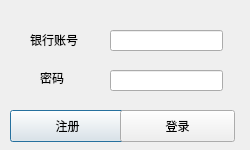
<?xml version="1.0" encoding="UTF-8"?>
<ui version="4.0">
 <class>login</class>
 <widget class="QDialog" name="login">
  <property name="geometry">
   <rect>
    <x>0</x>
    <y>0</y>
    <width>250</width>
    <height>150</height>
   </rect>
  </property>
  <property name="windowTitle">
   <string>Dialog</string>
  </property>
  <widget class="QLineEdit" name="name">
   <property name="geometry">
    <rect>
     <x>110</x>
     <y>30</y>
     <width>113</width>
     <height>21</height>
    </rect>
   </property>
   <property name="maxLength">
    <number>4</number>
   </property>
   <property name="clearButtonEnabled">
    <bool>true</bool>
   </property>
  </widget>
  <widget class="QLineEdit" name="password">
   <property name="geometry">
    <rect>
     <x>110</x>
     <y>70</y>
     <width>113</width>
     <height>21</height>
    </rect>
   </property>
   <property name="maxLength">
    <number>6</number>
   </property>
   <property name="frame">
    <bool>true</bool>
   </property>
   <property name="echoMode">
    <enum>QLineEdit::Password</enum>
   </property>
   <property name="clearButtonEnabled">
    <bool>true</bool>
   </property>
  </widget>
  <widget class="QLabel" name="label">
   <property name="geometry">
    <rect>
     <x>30</x>
     <y>30</y>
     <width>91</width>
     <height>20</height>
    </rect>
   </property>
   <property name="text">
    <string>银行账号</string>
   </property>
  </widget>
  <widget class="QLabel" name="label_2">
   <property name="geometry">
    <rect>
     <x>40</x>
     <y>70</y>
     <width>59</width>
     <height>16</height>
    </rect>
   </property>
   <property name="text">
    <string>密码</string>
   </property>
  </widget>
  <widget class="QPushButton" name="pushButton">
   <property name="geometry">
    <rect>
     <x>10</x>
     <y>110</y>
     <width>115</width>
     <height>32</height>
    </rect>
   </property>
   <property name="text">
    <string>注册</string>
   </property>
  </widget>
  <widget class="QPushButton" name="pushButton_2">
   <property name="geometry">
    <rect>
     <x>120</x>
     <y>110</y>
     <width>115</width>
     <height>32</height>
    </rect>
   </property>
   <property name="text">
    <string>登录</string>
   </property>
  </widget>
 </widget>
 <resources/>
 <connections>
  <connection>
   <sender>name</sender>
   <signal>returnPressed()</signal>
   <receiver>pushButton_2</receiver>
   <slot>setFocus()</slot>
   <hints>
    <hint type="sourcelabel">
     <x>203</x>
     <y>53</y>
    </hint>
    <hint type="destinationlabel">
     <x>220</x>
     <y>128</y>
    </hint>
   </hints>
  </connection>
  <connection>
   <sender>password</sender>
   <signal>returnPressed()</signal>
   <receiver>pushButton_2</receiver>
   <slot>setFocus()</slot>
   <hints>
    <hint type="sourcelabel">
     <x>172</x>
     <y>87</y>
    </hint>
    <hint type="destinationlabel">
     <x>191</x>
     <y>137</y>
    </hint>
   </hints>
  </connection>
 </connections>
</ui>
